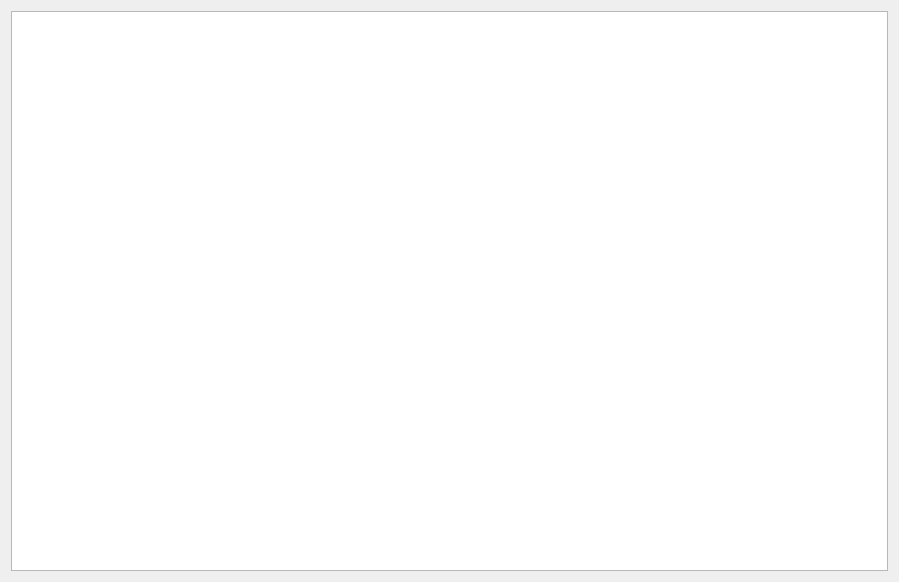
<?xml version="1.0" encoding="UTF-8"?>
<ui version="4.0">
 <class>Tab</class>
 <widget class="QWidget" name="Tab">
  <property name="geometry">
   <rect>
    <x>0</x>
    <y>0</y>
    <width>899</width>
    <height>582</height>
   </rect>
  </property>
  <property name="windowTitle">
   <string>Form</string>
  </property>
  <layout class="QHBoxLayout" name="horizontalLayout">
   <item>
    <widget class="QPlainTextEdit" name="plainTextEdit">
     <property name="sizePolicy">
      <sizepolicy hsizetype="Preferred" vsizetype="Preferred">
       <horstretch>0</horstretch>
       <verstretch>0</verstretch>
      </sizepolicy>
     </property>
     <property name="font">
      <font>
       <pointsize>32</pointsize>
      </font>
     </property>
     <property name="autoFillBackground">
      <bool>true</bool>
     </property>
     <property name="lineWidth">
      <number>0</number>
     </property>
     <property name="placeholderText">
      <string notr="true"/>
     </property>
    </widget>
   </item>
  </layout>
 </widget>
 <resources/>
 <connections/>
</ui>
